Frame 1 (no input): blank canvas, image omitted
Frame 60 (no input): blank canvas, image omitted
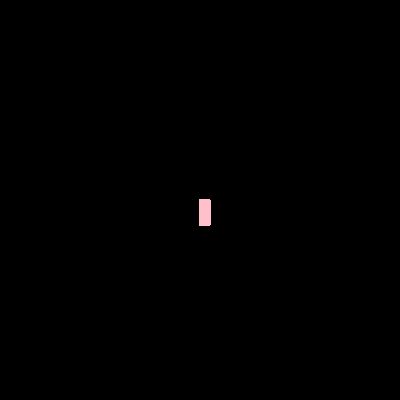
Frame 120 (the mouse pressed at the canvas centre since frame 60)

The p5.js sketch whose frames 1 and 60 were blank and that drew this single picture after the mouse press (run headless with seeded random() and noise() and a simulated clock; from frame 60 on, the mouse is pressed at the canvas centre):

// p5.js sketch
// ── sketch.js
function setup() {
  createCanvas(400, 400);
  background("black")
}

function draw() {
  stroke("pink");
  fill("pink");
  
  
  if (mouseIsPressed) {
    rect(mouseX, mouseY, 10, 25);
  }
}
